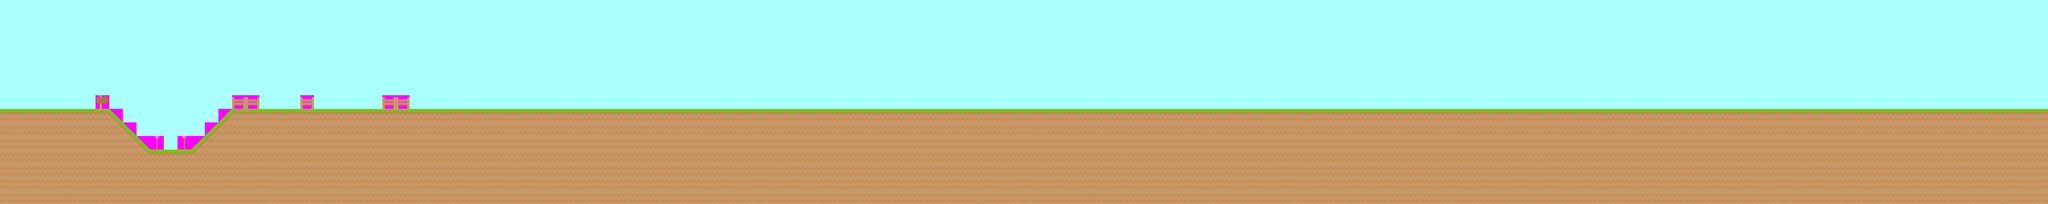

A 2D game scene composited from a Tiled map and its tileset images. What follows is a short description and the map's XML, with each tile layer's data collapsed to a summary:
An orthogonal 150x15 tile map with 70x70 px tiles, 3 tile layers (background, platforms, foreground), 2 tilesets and 5 objects (3x pymunktmx_poly, pymunktmx_box).

<map version="1.0" orientation="orthogonal" width="150" height="15" tilewidth="70" tileheight="70" backgroundcolor="#aaffff">
 <properties>
  <property name="description" value="Same as before only with a|           little more description to|           see. How groovy." />
  <property name="name" value="Another" />
  <property name="thumbnail" value="testtrack-thumb" />
 </properties>
 <tileset firstgid="1" source="tiles_spritesheet.tsx" />
 <tileset firstgid="157" source="control.tsx" />
 <layer name="background" width="150" height="15">
  <data>[2250 cells, 1 non-empty, 1 distinct tile ids]</data>
 </layer>
 <layer name="platforms" width="150" height="15">
  <data>[2250 cells, 1035 non-empty, 6 distinct tile ids]</data>
 </layer>
 <layer name="foreground" width="150" height="15">
  <data>[2250 cells, 7 non-empty, 2 distinct tile ids]</data>
 </layer>
 <objectgroup name="control" width="150" height="15">
  <object type="pymunktmx_poly" x="420" y="840">
   <polygon points="0,0 -70,-70 0,-140 70,-70" />
  </object>
  <object type="pymunktmx_box" x="0" y="910" width="140" height="140" />
  <object x="1190" y="1050" />
  <object type="pymunktmx_poly" x="280" y="980">
   <polygon points="0,0 70,-70 140,-70 280,0 210,70 70,70" />
  </object>
  <object type="pymunktmx_poly" x="140" y="700">
   <polygon points="0,0 -70,70 0,140 70,70" />
  </object>
 </objectgroup>
</map>